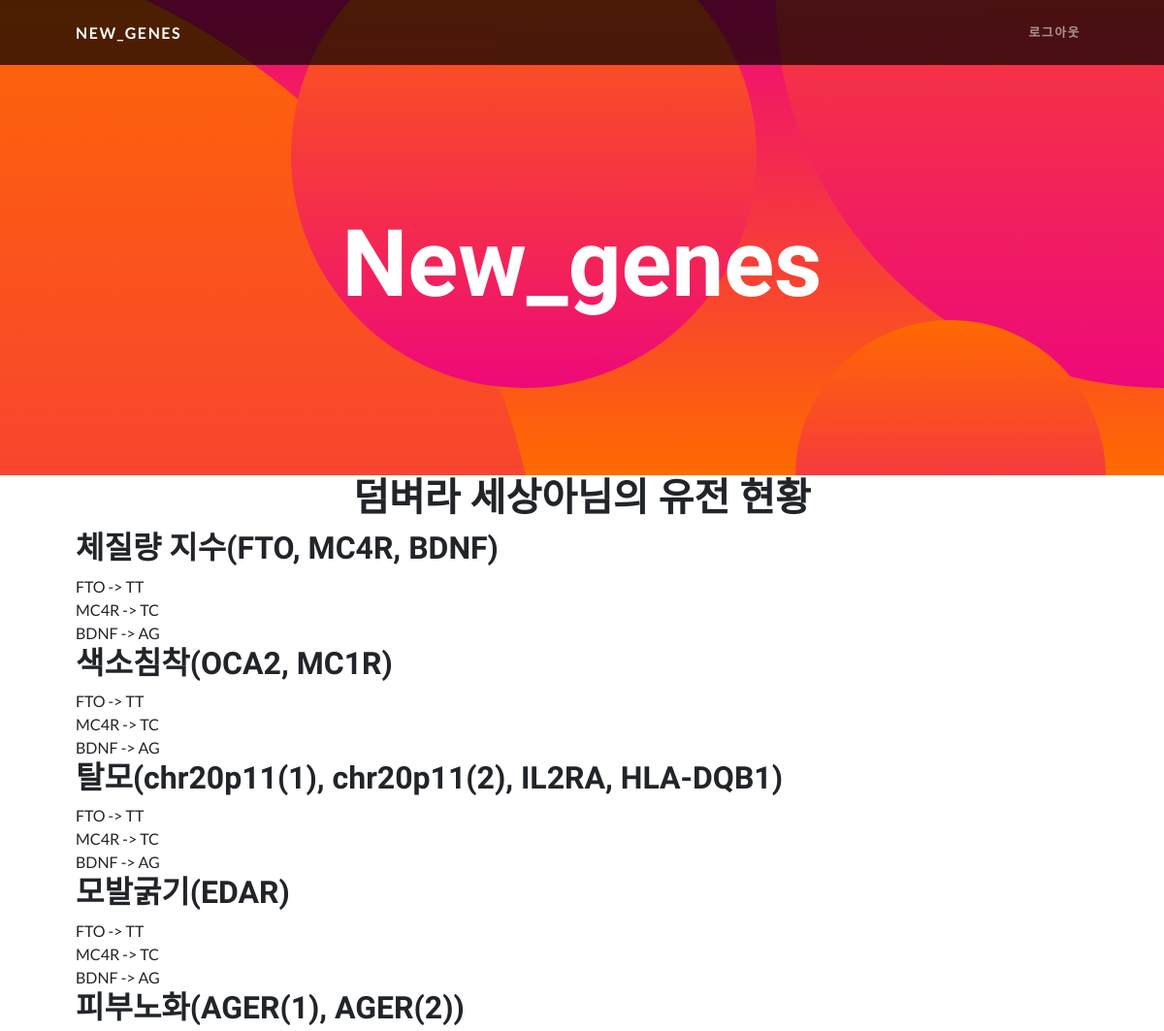
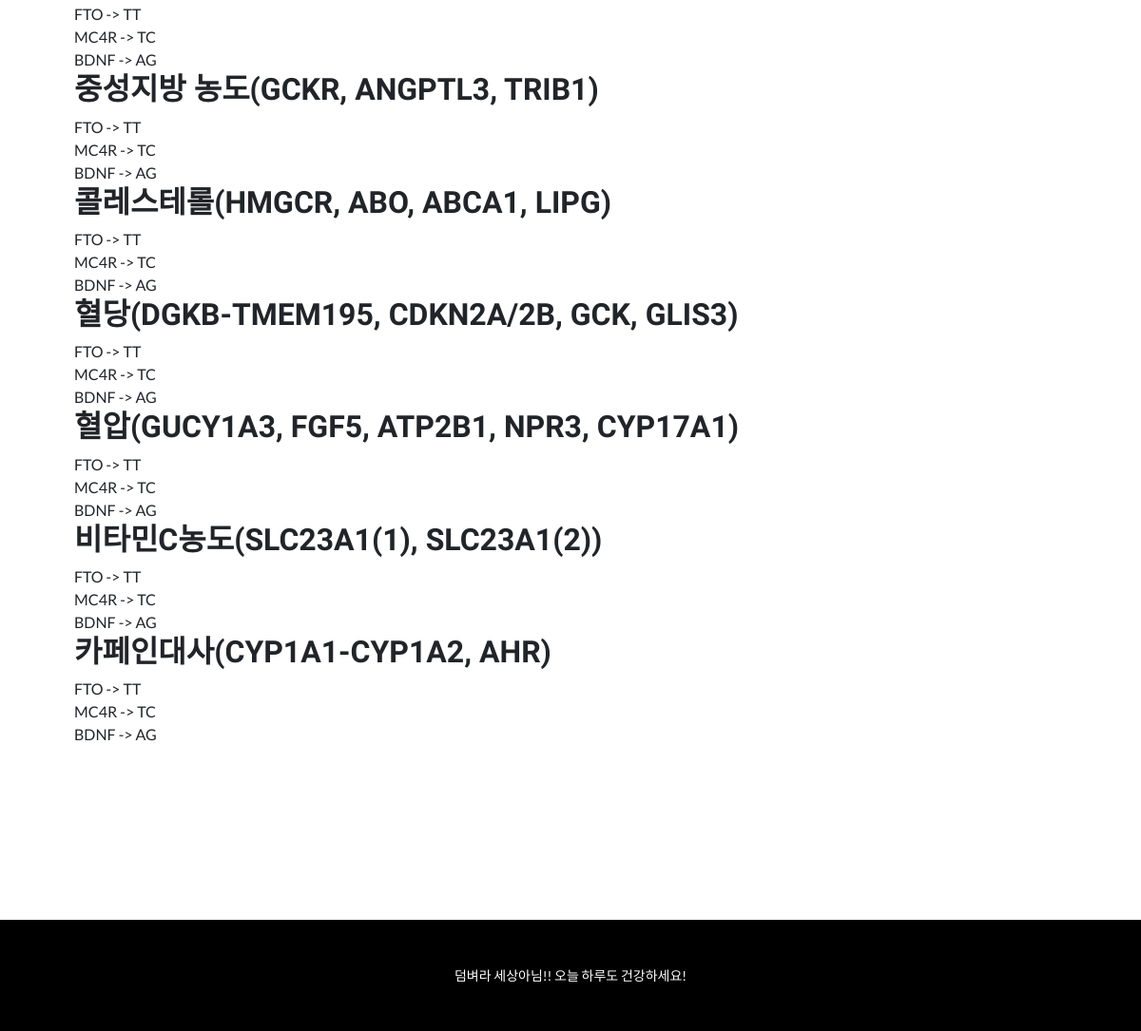
The app's page /mypage/properties/gene_confirm/1 (signed in) with its own data (2 pictures, top to bottom).
### Gene/models.py (models this page shows, shortened)
class User(AbstractUser):
    nickname = models.CharField(max_length=20, unique=True, null=True,
                                validators=[validate_no_special_characters])
    intro = models.TextField(null=True)
    profile_picture = models.ImageField(upload_to="profile_pics", default="default_profile_pic.jpg")
    goals = models.TextField(null=True)
    rating_FTO = [
        (1, 'TT'),
        (2, 'TA'),
        (3, 'AA')
    ]
    FTO_gene = models.IntegerField(choices=rating_FTO, default=None, null=True)
    rating_MC4R = [
        (1, 'TT'),
        (2, 'TC'),
        (3, 'CC')
    ]
    MC4R_gene = models.IntegerField(choices=rating_MC4R, default=None, null=True)
    rating_BDNF = [
        (1, 'AA'),
        (2, 'AG'),
        (3, 'GG')
    ]
    BDNF_gene = models.IntegerField(choices=rating_BDNF, default=None, null=True)
    rating_OCA2=[
        (1, 'TT'),
        (2, 'TC'),
        (3, 'CC')
    ]
    OCA2_gene = models.IntegerField(choices=rating_OCA2, null=True, default=None)
    rating_MC1R = [
        (1, 'GG'),
        (2, 'GA'),
        (3, 'AA')
    ]
    MC1R_gene = models.IntegerField(choices=rating_MC1R, null=True, default=None)
    rating_chr20p11_1 = [
        (1, 'GG'),
        (2, 'GA'),
        (3, 'AA')
    ]
    chr20p11_1 = models.IntegerField(choices=rating_chr20p11_1, null=True, default=None)
    rating_chr20p11_2 = [
        (1, 'CC'),
        (2, 'CT'),
        (3, 'TT')
    ]
    chr20p11_2 = models.IntegerField(choices=rating_chr20p11_2, null=True, default=None)
    rating_IL2RA = [
        (1, 'TT'),
        (2, 'TC'),
        (3, 'CC')
    ]
    IL2RA = models.IntegerField(choices=rating_IL2RA, null=True, default=None)
    rating_HLA_DQB1 = [
        (1, 'AA'),
        (2, 'AG'),
        (3, 'GG')
    ]
    HLA_DQB1 = models.IntegerField(choices=rating_HLA_DQB1, null=True, default=None)
    rating_EDAR = [
        (1, 'GG'),
        (2, 'GA'),
        (3, 'AA')
    ]
    EDAR = models.IntegerField(choices=rating_EDAR, null=True, default=None)
    rating_AGER_1 = [
        (1, 'CC'),
        (2, 'CT'),
        (3, 'TT')
    ]
    AGER_1 = models.IntegerField(choices=rating_AGER_1, null=True, default=None)
    rating_AGER_2 = [
        (1, 'GG'),
        (2, 'GA'),
        (3, 'AA')
    ]
    AGER_2 = models.IntegerField(choices=rating_AGER_2, null=True, default=None)
    rating_GCKR = [
        (1, 'CC'),
        (2, 'CT'),
        (3, 'TT')
    ]
    GCKR = models.IntegerField(choices=rating_GCKR, null=True, default=None)
    rating_ANGPTL3 = [
        (1, 'GG'),
        (2, 'GT'),
        (3, 'TT')
    ]
    ANGPTL3 = models.IntegerField(choices=rating_ANGPTL3, null=True, default=None)
    rating_TRIB1 = [
        (1, 'TT'),
        (2, 'TA'),
        (3, 'AA')
    ]
    TRIB1 = models.IntegerField(choices=rating_TRIB1, null=True, default=None)
    rating_HMGCR = [
        (1, 'AA'),
        (2, 'AT'),
        (3, 'TT')
    ]
    HMGCR = models.IntegerField(choices=rating_HMGCR, null=True, default=None)
    rating_ABO = [
        (1, 'CC'),
        (2, 'CA'),
        (3, 'AA')
    ]
    ABO = models.IntegerField(choices=rating_ABO, null=True, default=None)
    rating_LIPG = [
        (1, 'TT'),
        (2, 'TG'),
        (3, 'GG')
    ]
    LIPG = models.IntegerField(choices=rating_LIPG, null=True, default=None)
    rating_DGKB_TMEM195 = [
        (1, 'GG'),
        (2, 'GT'),
        (3, 'TT')
    ]
    DGKB_TMEM195 = models.IntegerField(choices=rating_DGKB_TMEM195, null=True, default=None)
    rating_CDKN2A_2B = [
        (1, 'CC'),
        (2, 'CT'),
        (3, 'TT')
    ]
    CDKN2A_2B = models.IntegerField(choices=rating_CDKN2A_2B, null=True, default=None)
    rating_GCK = [
        (1, 'GG'),
        (2, 'GA'),
        (3, 'AA')
    ]
    GCK = models.IntegerField(choices=rating_GCK, null=True, default=None)
    rating_GLIS3 = [
        (1, 'GG'),
        (2, 'GA'),
        (3, 'AA')
    ]
    GLIS3 = models.IntegerField(choices=rating_GLIS3, null=True, default=None)
    rating_GUCY1A3 = [
        (1, 'AA'),
        (2, 'AC'),
        (3, 'CC')
    ]
    GUCY1A3 = models.IntegerField(choices=rating_GUCY1A3, null=True, default=None)
    rating_ABCA1 = [
        (1, 'CC'),
        (2, 'CT'),
        (3, 'TT')
    ]
    ABCA1 = models.IntegerField(choices=rating_ABCA1, null=True, default=None)
    rating_FGF5 = [
        (1, 'AA'),
        (2, 'AT'),
        (3, 'TT')
    ]
    FGF5 = models.IntegerField(choices=rating_FGF5, null=True, default=None)
    rating_ATP2B1 = [
        (1, 'AA'),
        (2, 'AG'),
        (3, 'GG')
    ]
    ATP2B1 = models.IntegerField(choices=rating_ATP2B1, null=True, default=None)
    rating_NPR3 = [
        (1, 'AA'),
        (2, 'AG'),
        (3, 'GG')
    ]
    NPR3 = models.IntegerField(choices=rating_NPR3, null=True, default=None)
    rating_CYP17A1 = [
        (1, 'GG'),
        (2, 'GA'),
        (3, 'AA')
    ]
    CYP17A1 = models.IntegerField(choices=rating_CYP17A1, null=True, default=None)
    rating_SLC23A1_1 = [
        (1, 'CC'),
        (2, 'CT'),
        (3, 'TT')
    ]
    SLC23A1_1 = models.IntegerField(choices=rating_SLC23A1_1, null=True, default=None)
    rating_SLC23A1_2 = [
        (1, 'AA'),
        (2, 'AG'),
        (3, 'GG')
    ]
    SLC23A1_2 = models.IntegerField(choices=rating_SLC23A1_2, null=True, default=None)
    rating_CYP1A1_CYP1A2 = [
        (1, 'AA'),
        (2, 'AC'),
        (3, 'CC')
    ]
    CYP1A1_CYP1A2 = models.IntegerField(choices=rating_CYP1A1_CYP1A2, null=True, default=None)
    rating_AHR = [
        (1, 'CC'),
        (2, 'CT'),
        (3, 'TT')
    ]
    AHR = models.IntegerField(choices=rating_AHR, null=True, default=None)

### Gene/views.py (the view)
# urls.py: path('mypage/properties/gene_confirm/<int:user_id>', views.gene_confirm, name='gene_confirm'),
def gene_confirm(request, user_id):
    return render(request, 'Gene_register/gene_confirm.html')

### Gene/templates/Gene_register/gene_confirm.html (shortened to what this page needs)
{% extends 'gene_base/base.html' %}
{% load static %}
{% block content %}
    <h1>{{user.nickname}}님의 유전 현황</h1>
    <h2>
        체질량 지수(FTO, MC4R, BDNF)
    </h2>
    <div>
        FTO -> {{user.get_FTO_gene_display}}<br>
        MC4R -> {{user.get_MC4R_gene_display}}<br>
        BDNF -> {{user.get_BDNF_gene_display}}<br>
    </div>
    <h2>
        색소침착(OCA2, MC1R)
    </h2>
    <div>
        FTO -> {{user.get_FTO_gene_display}}<br>
        MC4R -> {{user.get_MC4R_gene_display}}<br>
        BDNF -> {{user.get_BDNF_gene_display}}<br>
    </div>
    <h2>
        탈모(chr20p11(1), chr20p11(2), IL2RA, HLA-DQB1)
    </h2>
    <div>
        FTO -> {{user.get_FTO_gene_display}}<br>
        MC4R -> {{user.get_MC4R_gene_display}}<br>
        BDNF -> {{user.get_BDNF_gene_display}}<br>
    </div>
    <h2>
        모발굵기(EDAR)
    </h2>
    <div>
        FTO -> {{user.get_FTO_gene_display}}<br>
        MC4R -> {{user.get_MC4R_gene_display}}<br>
        BDNF -> {{user.get_BDNF_gene_display}}<br>
    </div>
    <h2>
        피부노화(AGER(1), AGER(2))
    </h2>
    <div>
        FTO -> {{user.get_FTO_gene_display}}<br>
        MC4R -> {{user.get_MC4R_gene_display}}<br>
        BDNF -> {{user.get_BDNF_gene_display}}<br>
    </div>
    <h2>
        중성지방 농도(GCKR, ANGPTL3, TRIB1)
    </h2>
    <div>
        FTO -> {{user.get_FTO_gene_display}}<br>
        MC4R -> {{user.get_MC4R_gene_display}}<br>
        BDNF -> {{user.get_BDNF_gene_display}}<br>
    </div>
    <h2>
        콜레스테롤(HMGCR, ABO, ABCA1, LIPG)
    </h2>
    <div>
        FTO -> {{user.get_FTO_gene_display}}<br>
        MC4R -> {{user.get_MC4R_gene_display}}<br>
        BDNF -> {{user.get_BDNF_gene_display}}<br>
    </div>
    <h2>
        혈당(DGKB-TMEM195, CDKN2A/2B, GCK, GLIS3)
    </h2>
    <div>
        FTO -> {{user.get_FTO_gene_display}}<br>
        MC4R -> {{user.get_MC4R_gene_display}}<br>
        BDNF -> {{user.get_BDNF_gene_display}}<br>
    </div>
    <h2>
        혈압(GUCY1A3, FGF5, ATP2B1, NPR3, CYP17A1)
    </h2>
    <div>
        FTO -> {{user.get_FTO_gene_display}}<br>
        MC4R -> {{user.get_MC4R_gene_display}}<br>
        BDNF -> {{user.get_BDNF_gene_display}}<br>
    </div>
    <h2>
        비타민C농도(SLC23A1(1), SLC23A1(2))
    </h2>
    <div>
        FTO -> {{user.get_FTO_gene_display}}<br>
        MC4R -> {{user.get_MC4R_gene_display}}<br>
        BDNF -> {{user.get_BDNF_gene_display}}<br>
    </div>
    <h2>
        카페인대사(CYP1A1-CYP1A2, AHR)
    </h2>
    <div>
        FTO -> {{user.get_FTO_gene_display}}<br>
        MC4R -> {{user.get_MC4R_gene_display}}<br>
        BDNF -> {{user.get_BDNF_gene_display}}<br>
    </div>
{% endblock content %}

### Gene/templates/gene_base/base.html (shortened to what this page needs)
{% load static %}
<!DOCTYPE html>
<html lang="en">
    <head>
        <link href={% static 'Gene/styles/style.css' %} rel="stylesheet" />
        <link href={% static 'Gene/styles/make.css' %} rel="stylesheet" />
    </head>
        <body id="page-top">
                    <nav class="navbar navbar-expand-lg navbar-dark navbar-custom fixed-top">
                        <div class="container px-5">
                            <a class="navbar-brand" href={% url 'home' %}>New_genes</a>
                            <div class="collapse navbar-collapse" id="navbarResponsive">
                                <ul class="navbar-nav ms-auto">
                                    {% if user.is_authenticated %}
                                        <li class="nav-item"><a class="nav-link" href={% url 'account_logout' %}>로그아웃</a></li>
                                    {% else %}
                                        <li class="nav-item"><a class="nav-link" href={% url 'account_signup' %}>회원가입</a></li>
                                        <li class="nav-item"><a class="nav-link" href={% url 'account_login' %}>로그인</a></li>
                                    {% endif %}
                                </ul>
                            </div>
                        </div>
                    </nav>
                    <header class="masthead text-center text-white">
                        <div class="masthead-content">
                            <div class="container px-5">
                                <h1 class="masthead-heading mb-0">New_genes</h1>
                            </div>
                        </div>
                        <div class="bg-circle-1 bg-circle"></div>
                        <div class="bg-circle-2 bg-circle"></div>
                        <div class="bg-circle-3 bg-circle"></div>
                        <div class="bg-circle-4 bg-circle"></div>
                    </header>
                        <section class="content_section">
                            <div class="container px-5">
                                <div class="row gx-5 align-items-center">
                                        {% block content %}
                                        {% endblock content %}
                                </div>
                            </div>
                        </section>
                    <footer class="py-5 bg-black">
                        {% if user.is_authenticated %}
                            <div class="container px-5"><p class="m-0 text-center text-white small">{{user.nickname}}님!! 오늘 하루도 건강하세요!</p></div>
                        {% else %}
                            <div class="container px-5"><p class="m-0 text-center text-white small">로그아웃된 상태입니다.</p></div>
                        {% endif %}
                    </footer>
        </body>
</html>

### Gene/static/Gene/styles/make.css (style rules this page uses)
.content_section { margin-bottom: 300px; }

### records on screen
User: nickname "덤벼라 세상아", FTO_gene "TT", MC4R_gene "TC", BDNF_gene "AG"
